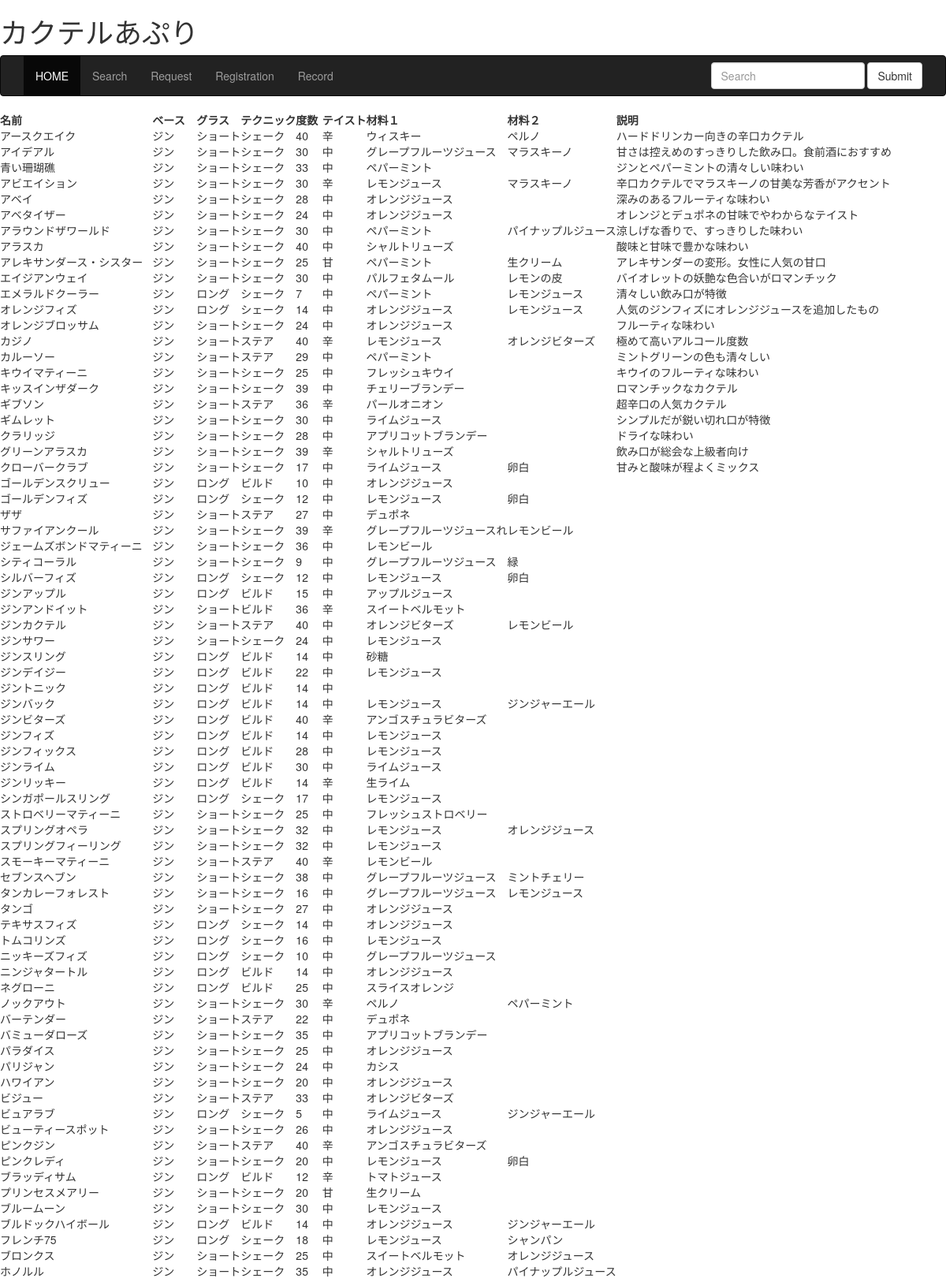
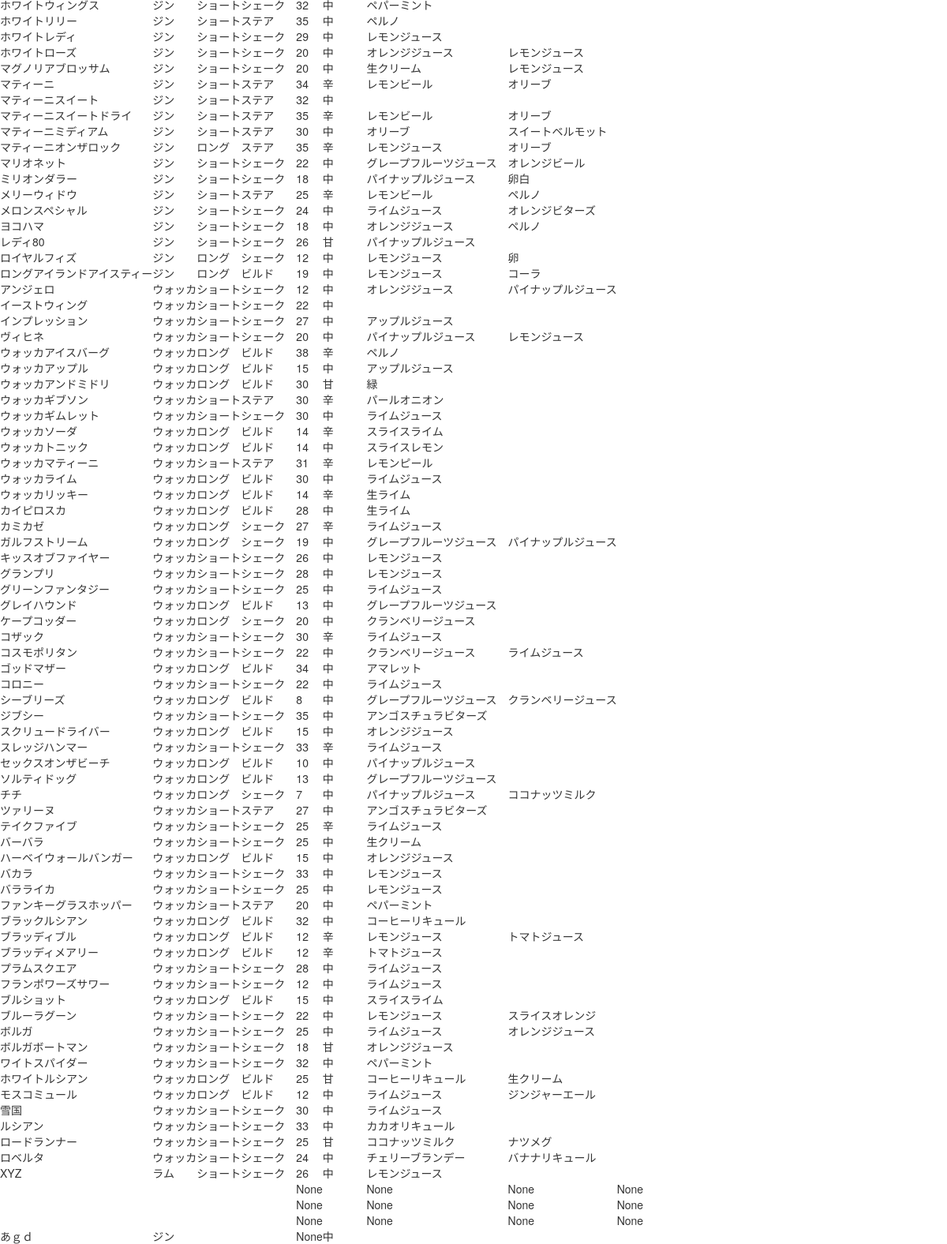
The app's page /cocktail_app/top/, older data (2 pictures, top to bottom).
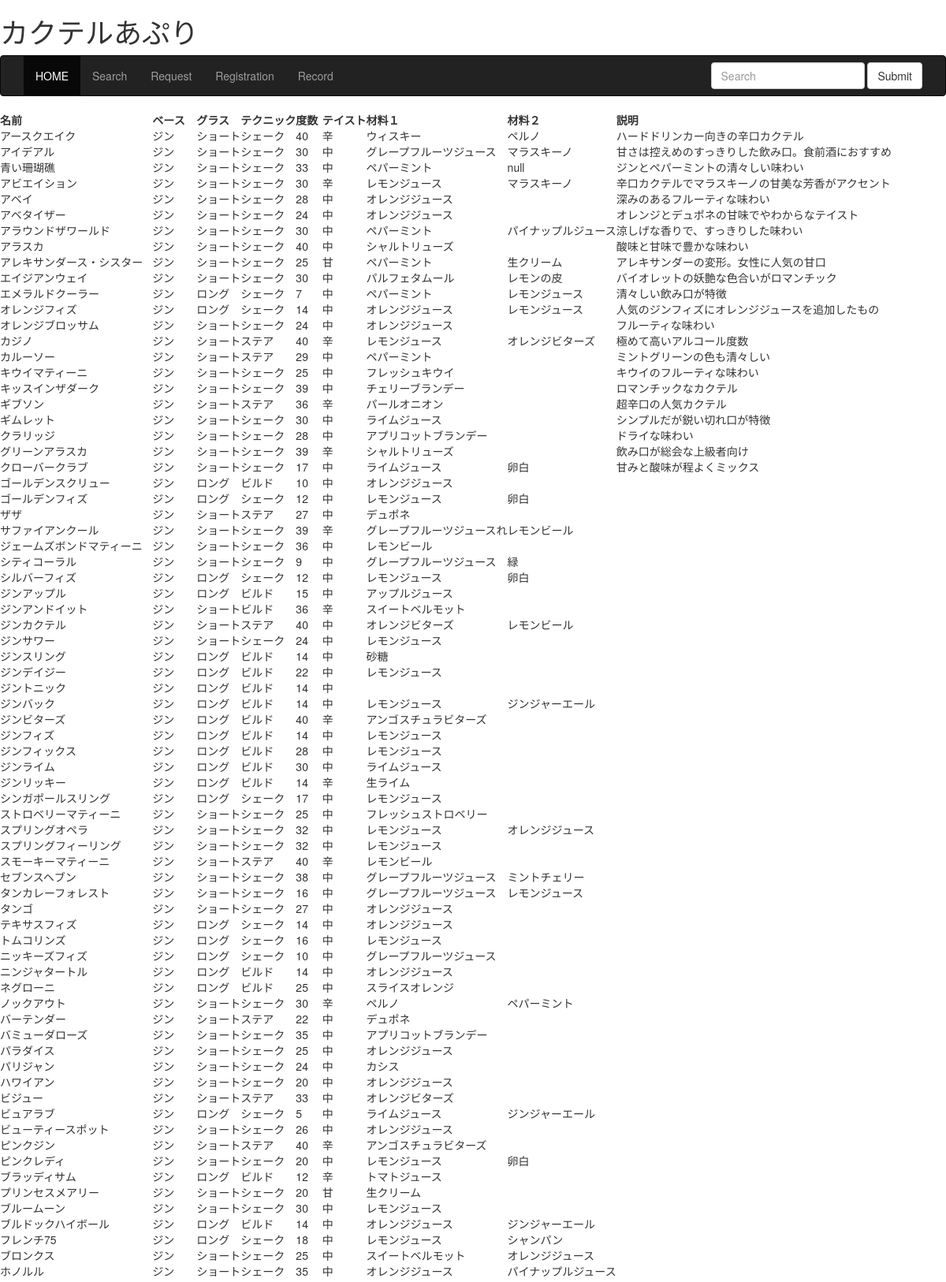
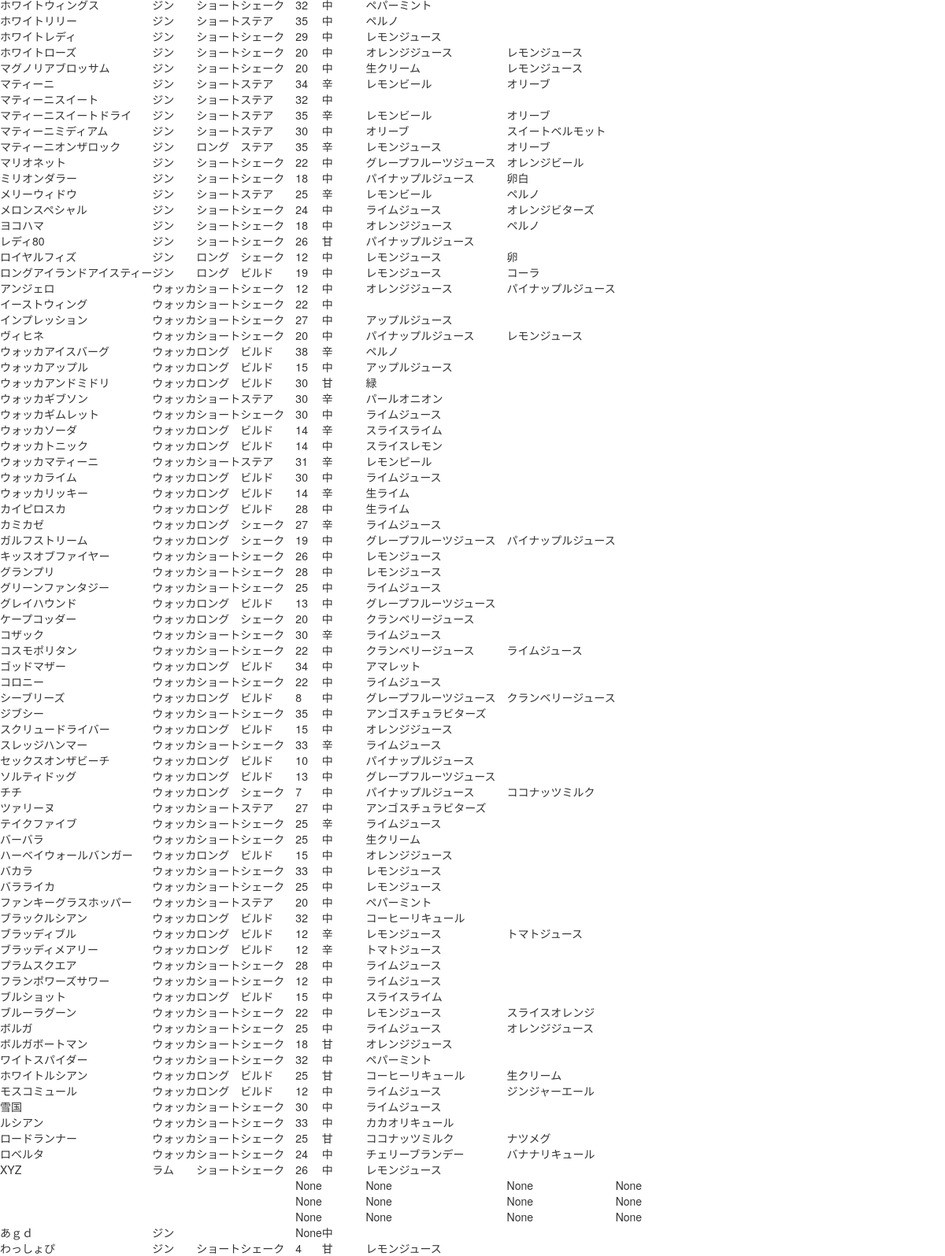
The same page, newer data (2 pictures, top to bottom).
### cocktail/models.py (models this page shows)
class Cocktail(models.Model):
    name = models.CharField(max_length=128)
    base = models.CharField(max_length=128)
    lengh = models.CharField(max_length=128)
    tech = models.CharField(max_length=128)
    alc = models.IntegerField(null = True)
    taste = models.CharField(max_length=128)
    material1 = models.CharField(max_length=128,null = True)
    material2 = models.CharField(max_length=128,null = True)
    contents = models.CharField(max_length=128,null = True)
    image = models.ImageField(upload_to='images/',null = True)

### cocktail/views.py (the view)
# urls.py: path('top/', views.top, name='top'),
def top(request):
        data = Cocktail.objects.all()
        params = {
        'cocktail': data,
        }
        return render(request, 'top.html',params)

### cocktail/templates/top.html (shortened to what this page needs)
<!DOCTYPE html>
{% load static %}
<html lang="ja">
<head>
    <link rel="stylesheet" type="text/css" href="{% static 'css/bootstrap.css' %}" />
</head>
<body>
<h1>カクテルあぷり</h1>
<nav class="navbar  navbar-inverse">
  <div class="container">
  <ul class="nav navbar-nav">
  <li class="active"><a href="{% url 'top:top' %}">HOME</a></li>
  <li><a href="{% url 'top:search' %}">Search</a></li>
  <li><a href="{% url 'top:request' %}">Request</a></li>
  <li><a href="{% url 'top:registration' %}">Registration</a></li>
  <li><a href="{% url 'top:record' %}">Record</a></li>
  </ul>
  <form class="navbar-form navbar-right"  role="search">
  <div  class="form-group">
  <input  type="text" class="form-control"  placeholder="Search">
  </div>
  <button  type="submit" class="btn  btn-default">Submit</button>
  </form>
  </div>
</nav>
<table>
<tr>
    <th>名前</th>
    <th>ベース</th>
    <th>グラス</th>
    <th>テクニック</th>
    <th>度数</th>
    <th>テイスト</th>
    <th>材料１</th>
    <th>材料２</th>
    <th>説明</th>
</tr>
{% for item in cocktail %}
<tr>
    <td>{{ item.name }}</td>
    <td>{{ item.base }}</td>
    <td>{{ item.lengh }}</td>
    <td>{{ item.tech }}</td>
    <td>{{ item.alc}}</td>
    <td>{{ item.taste}}</td>
    <td>{{ item.material1}}</td>
    <td>{{ item.material2}}</td>
    <td>{{ item.contents}}</td>
</tr>
{% endfor %}
</table>
</body>
</html>

Row changes from the older to the newer data that the page shows:
changed Cocktail "青い珊瑚礁": material2 (not shown) → "null"
added Cocktail: name "わっしょぴ", base "ジン", lengh "ショート", tech "シェーク", alc "4", taste "甘", material1 "レモンジュース"
